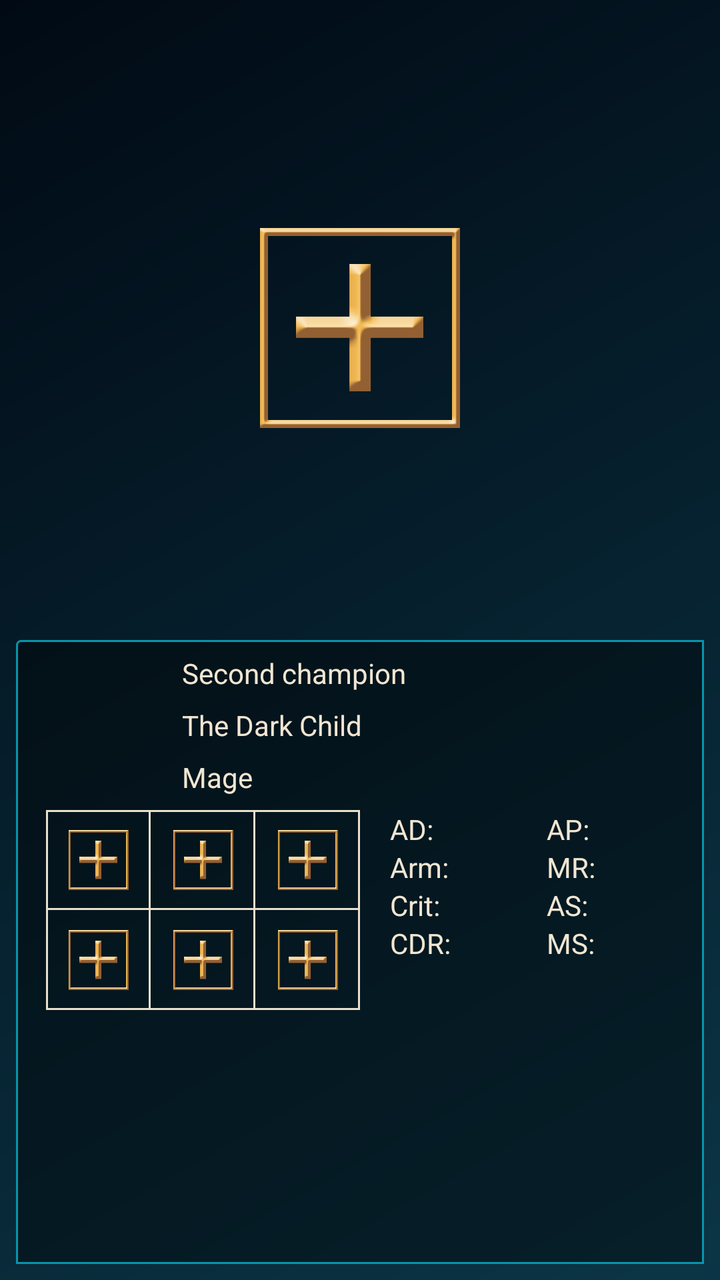
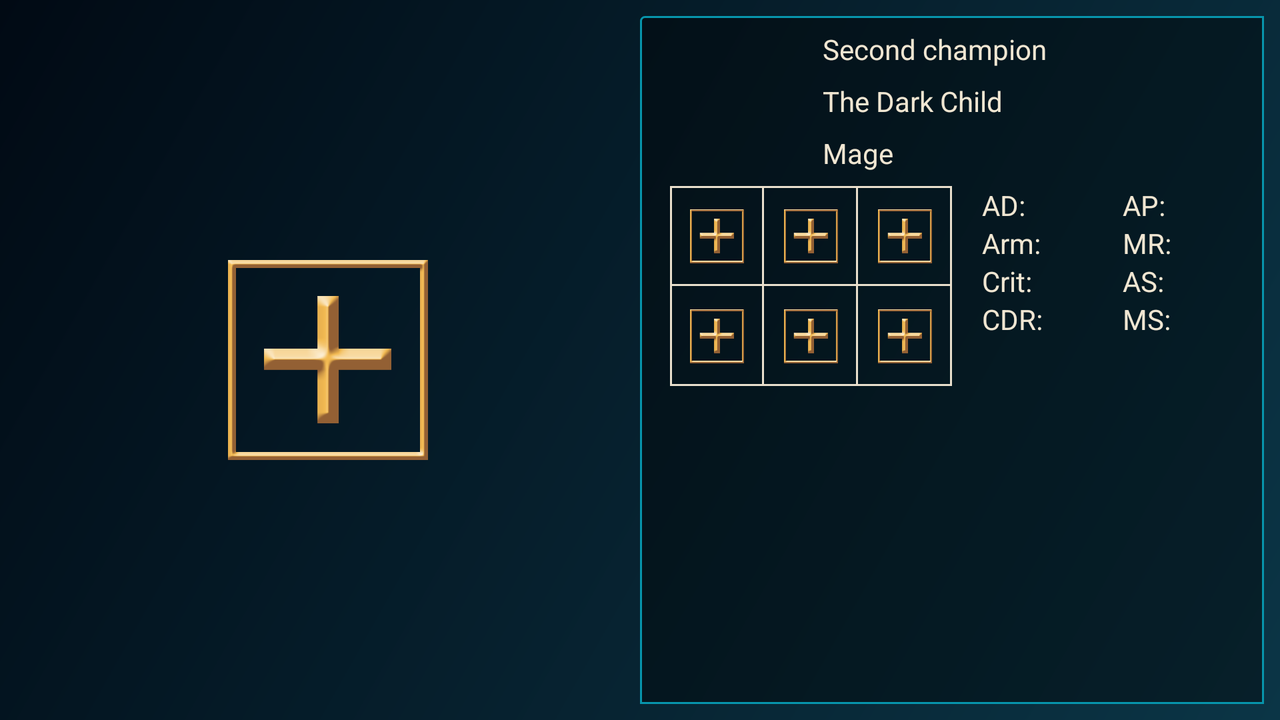

The same Android screen from two of the app's own layout files: first res/layout/ as a phone draws it, then the repository's variant for another configuration, drawn on a device whose configuration selects that folder. Both files follow.
<!-- AndroidManifest.xml: application theme MyMaterialTheme -->
<!-- res/layout/activity_constructor.xml -->
<?xml version="1.0" encoding="utf-8"?>
<RelativeLayout xmlns:android="http://schemas.android.com/apk/res/android"
    xmlns:tools="http://schemas.android.com/tools"
    android:id="@+id/activity_constructor"
    android:layout_width="match_parent"
    android:layout_height="match_parent"
    android:paddingBottom="@dimen/activity_vertical_margin"
    android:paddingLeft="@dimen/activity_horizontal_margin"
    android:paddingRight="@dimen/activity_horizontal_margin"
    android:paddingTop="@dimen/activity_vertical_margin"
    android:background="@drawable/background_gradient"
    tools:context="ua.com.vendetta8247.lollaner.ConstructorActivity">
    <LinearLayout
        android:layout_width="match_parent"
        android:layout_height="match_parent"
        android:orientation="vertical">
        <RelativeLayout
            android:id="@+id/firstChampionRelative"
            android:layout_width="match_parent"
            android:layout_height="0dp"
            android:layout_weight="1">
            <RelativeLayout
                android:layout_width="wrap_content"
                android:layout_height="wrap_content"
                android:id="@+id/placeholderPanel"
                android:layout_centerInParent="true">
            <ImageView
                android:layout_width="wrap_content"
                android:layout_height="wrap_content"
                android:id="@+id/addFirstChampionButton"
                android:maxWidth="100dp"
                android:maxHeight="100dp"
                android:src="@drawable/plus"
                android:adjustViewBounds="true"
                android:layout_centerInParent="true"/>
            </RelativeLayout>
        </RelativeLayout>
        <RelativeLayout
            android:id="@+id/secondChampionRelative"
            android:layout_width="match_parent"
            android:layout_height="0dp"
            android:layout_weight="1"
            android:background="@drawable/linear_outline">
            <ImageView
                android:layout_width="match_parent"
                android:layout_height="match_parent"
                android:src="@drawable/annie_splash"
                android:adjustViewBounds="true"
                android:scaleType="centerCrop"
                android:alpha="0.20"
                android:padding="1dp"
                />
            <LinearLayout
                android:layout_width="match_parent"
                android:layout_height="match_parent"
                android:orientation="vertical">
                <LinearLayout
                    android:layout_margin="7dp"
                    android:layout_width="match_parent"
                    android:layout_height="wrap_content"
                    android:orientation="horizontal">

                    <ImageView
                        android:layout_width="0dp"
                        android:layout_height="wrap_content"
                        android:id="@+id/secondChampionImage"
                        android:maxWidth="80dp"
                        android:layout_margin="2dp"
                        android:src="@drawable/aatrox"
                        android:adjustViewBounds="true"
                        android:layout_weight="1"/>

                    <LinearLayout
                        android:paddingLeft="7dp"
                        android:layout_width="0dp"
                        android:layout_height="wrap_content"
                        android:orientation="vertical"
                        android:layout_weight="4">
                        <LinearLayout
                            android:layout_width="match_parent"
                            android:layout_height="0dp"
                            android:orientation="horizontal"
                            android:gravity="bottom"
                            android:layout_weight="1">
                            <TextView
                                android:id="@+id/tvname"
                                android:layout_width="wrap_content"
                                android:layout_height="wrap_content"
                                android:text="Second champion"
                                android:textColor="@color/whiteMain"/>


                        </LinearLayout>
                        <TextView

                            android:paddingTop="7dp"
                            android:id="@+id/tvfullname"
                            android:layout_width="wrap_content"
                            android:layout_height="wrap_content"
                            android:text="The Dark Child"
                            android:textColor="@color/whiteMain"/>
                        <TextView
                            android:paddingTop="7dp"
                            android:id="@+id/tvrole"
                            android:layout_width="wrap_content"
                            android:gravity="end"
                            android:layout_height="wrap_content"
                            android:text="Mage"
                            android:textColor="@color/whiteMain"/>

                        <LinearLayout
                            android:layout_width="match_parent"
                            android:layout_height="0dp"
                            android:orientation="horizontal"
                            android:gravity="bottom"
                            android:layout_weight="1">

                        </LinearLayout>
                    </LinearLayout>

                </LinearLayout>

                <LinearLayout
                    android:layout_width="match_parent"
                    android:layout_height="wrap_content">
                <TableLayout

                    android:layout_marginLeft="15dp"
                    android:layout_marginRight="15dp"
                    android:background="@drawable/table_outline_main"
                    android:layout_width="0dp"
                    android:layout_height="wrap_content"
                    android:layout_weight="3">

                    <TableRow
                        android:layout_width="match_parent">
                        <ImageView
                            android:padding="10dp"
                            android:layout_weight="1"
                            android:layout_width="50dp" android:layout_height="50dp"
                            android:adjustViewBounds="true"
                            android:src="@drawable/plus"
                            android:background="@drawable/table_outline_bottom"/>
                        <ImageView android:src="@drawable/plus"
                            android:layout_weight="1"
                            android:padding="10dp"
                            android:layout_width="50dp" android:layout_height="50dp"
                            android:adjustViewBounds="true"
                            android:background="@drawable/table_outline_bottom"/>
                        <ImageView android:src="@drawable/plus"
                            android:layout_weight="1"
                            android:padding="10dp"
                            android:layout_width="50dp" android:layout_height="50dp"
                            android:adjustViewBounds="true"
                            android:background="@drawable/table_outline_only_bottom"/>

                    </TableRow>
                    <TableRow
                        android:layout_width="match_parent">
                        <ImageView
                            android:padding="10dp"
                            android:layout_weight="1"
                            android:layout_width="50dp" android:layout_height="50dp"
                            android:adjustViewBounds="true"
                            android:src="@drawable/plus"
                            android:background="@drawable/table_outline"/>
                        <ImageView android:src="@drawable/plus"
                            android:layout_weight="1"
                            android:padding="10dp"
                            android:layout_width="50dp" android:layout_height="50dp"
                            android:adjustViewBounds="true"
                            android:background="@drawable/table_outline"/>
                        <ImageView android:src="@drawable/plus"
                            android:layout_weight="1"
                            android:padding="10dp"
                            android:layout_width="50dp" android:layout_height="50dp"
                            android:adjustViewBounds="true"
                            />

                    </TableRow>

                </TableLayout>
                    <TableLayout
                        android:layout_width="0dp"
                        android:layout_height="wrap_content"
                        android:layout_weight="3">

                        <TableRow
                        android:layout_width="match_parent">
                            <TextView
                                android:id="@+id/textViewAD"
                                android:layout_width="0dp"
                                android:gravity="start"
                                android:layout_weight="1"
                                android:layout_height="wrap_content"
                                android:text="AD: "
                                android:textColor="@color/whiteMain"/>
                            <TextView
                                android:id="@+id/textViewAP"
                                android:layout_weight="1"
                                android:layout_width="0dp"
                                android:gravity="start"
                                android:layout_height="wrap_content"
                                android:text="AP: "
                                android:textColor="@color/whiteMain"/>
                        </TableRow>
                        <TableRow
                            android:layout_width="match_parent">
                            <TextView
                                android:id="@+id/textViewArmor"
                                android:layout_width="0dp"
                                android:gravity="start"
                                android:layout_weight="1"
                                android:layout_height="wrap_content"
                                android:text="Arm: "
                                android:textColor="@color/whiteMain"/>
                            <TextView
                                android:id="@+id/textViewMR"
                                android:layout_weight="1"
                                android:layout_width="0dp"
                                android:gravity="start"
                                android:layout_height="wrap_content"
                                android:text="MR: "
                                android:textColor="@color/whiteMain"/>
                        </TableRow>

                        <TableRow
                            android:layout_width="match_parent">
                            <TextView
                                android:id="@+id/textViewCrit"
                                android:layout_width="0dp"
                                android:gravity="start"
                                android:layout_weight="1"
                                android:layout_height="wrap_content"
                                android:text="Crit: "
                                android:textColor="@color/whiteMain"/>
                            <TextView
                                android:id="@+id/textViewAS"
                                android:layout_weight="1"
                                android:layout_width="0dp"
                                android:gravity="start"
                                android:layout_height="wrap_content"
                                android:text="AS: "
                                android:textColor="@color/whiteMain"/>
                        </TableRow>

                        <TableRow
                            android:layout_width="match_parent">
                            <TextView
                                android:id="@+id/textViewCDR"
                                android:layout_width="0dp"
                                android:gravity="start"
                                android:layout_weight="1"
                                android:layout_height="wrap_content"
                                android:text="CDR: "
                                android:textColor="@color/whiteMain"/>
                            <TextView
                                android:id="@+id/textViewMS"
                                android:layout_weight="1"
                                android:layout_width="0dp"
                                android:gravity="start"
                                android:layout_height="wrap_content"
                                android:text="MS: "
                                android:textColor="@color/whiteMain"/>
                        </TableRow>

                    </TableLayout>
                </LinearLayout>

            </LinearLayout>
        </RelativeLayout>

    </LinearLayout>
</RelativeLayout>
<!-- resources referenced by this layout -->
<resources>
  <color name="whiteMain">#f0e6d2</color>
  <dimen name="activity_horizontal_margin">8dp</dimen>
  <dimen name="activity_vertical_margin">8dp</dimen>
  <!-- drawable background_gradient (drawable) -->
  <?xml version="1.0" encoding="utf-8"?>
  <shape xmlns:android="http://schemas.android.com/apk/res/android"
      android:shape="rectangle">
      <gradient
          android:angle="315"
          android:startColor="#010a14"
          android:endColor="#0B3546"
          android:type="linear"/>
  </shape>
  <!-- drawable linear_outline (drawable) -->
  <shape xmlns:android="http://schemas.android.com/apk/res/android"
      android:shape="rectangle">
      <solid
          android:color="#66000000"
          />
      <corners
          android:radius="2dp"
          android:topRightRadius="0dp"
          android:bottomRightRadius="0dp"
          android:bottomLeftRadius="0dp" />
      <stroke
          android:width="1dp"
          android:color="@color/blueSec2" />
  </shape>
  <!-- drawable plus: png bitmap (drawable, 12987 bytes) -->
  <!-- drawable table_outline (drawable) -->
  <?xml version="1.0" encoding="utf-8"?>
  <layer-list xmlns:android="http://schemas.android.com/apk/res/android">
      <item android:bottom="-3dp" android:top="-3dp" android:left="-3dp">
  <shape>
  <stroke
      android:width="1dp"
      android:color="@color/whiteSec"
      />
  </shape></item>
  </layer-list>
  <!-- drawable table_outline_bottom (drawable) -->
  <?xml version="1.0" encoding="utf-8"?>
  <layer-list xmlns:android="http://schemas.android.com/apk/res/android">
      <item android:top="-3dp" android:left="-3dp">
  <shape>
  <stroke
      android:width="1dp"
      android:color="@color/whiteSec"
      />
  </shape></item>
  </layer-list>
  <!-- drawable table_outline_main (drawable) -->
  <?xml version="1.0" encoding="utf-8"?>
  <layer-list xmlns:android="http://schemas.android.com/apk/res/android">
      <item>
  <shape>
  <stroke
      android:width="1dp"
      android:color="@color/whiteSec"
      />
  </shape></item>
  </layer-list>
  <!-- drawable table_outline_only_bottom (drawable) -->
  <?xml version="1.0" encoding="utf-8"?>
  <layer-list xmlns:android="http://schemas.android.com/apk/res/android">
      <item android:top="-3dp" android:left="-3dp" android:right="-3dp">
  <shape>
  <stroke
      android:width="1dp"
      android:color="@color/whiteSec"
      />
  </shape></item>
  </layer-list>
  <style name="MyMaterialTheme" parent="MyMaterialTheme.Base">
  
      </style>
  <color name="blueSec2">#0795ac</color>
  <color name="whiteSec">#eae0cd</color>
  <style name="MyMaterialTheme.Base" parent="Theme.AppCompat.Light.DarkActionBar">
          <item name="windowNoTitle">true</item>
          <item name="windowActionBar">false</item>
          <item name="colorPrimary">@color/colorPrimary</item>
          <item name="colorPrimaryDark">@color/colorPrimaryDark</item>
          <item name="colorAccent">@color/colorAccent</item>
      </style>
  <color name="colorPrimary">#2e3136</color>
  <color name="colorPrimaryDark">#010a14</color>
  <color name="colorAccent">#eae0cd</color>
</resources>
<!-- res/layout-land/activity_constructor.xml (the repository's variant of the layout above) -->
<!-- drawn on the phone turned sideways -->
<?xml version="1.0" encoding="utf-8"?>
<RelativeLayout xmlns:android="http://schemas.android.com/apk/res/android"
    xmlns:tools="http://schemas.android.com/tools"
    android:id="@+id/activity_constructor"
    android:layout_width="match_parent"
    android:layout_height="match_parent"
    android:paddingBottom="@dimen/activity_vertical_margin"
    android:paddingLeft="@dimen/activity_horizontal_margin"
    android:paddingRight="@dimen/activity_horizontal_margin"
    android:paddingTop="@dimen/activity_vertical_margin"
    android:background="@drawable/background_gradient"
    tools:context="ua.com.vendetta8247.lollaner.ConstructorActivity">
    <LinearLayout
        android:layout_width="match_parent"
        android:layout_height="match_parent"
        android:orientation="horizontal">
        <RelativeLayout
            android:id="@+id/firstChampionRelative"
            android:layout_width="0dp"
            android:layout_height="match_parent"
            android:layout_weight="1">
            <RelativeLayout
                android:layout_width="wrap_content"
                android:layout_height="wrap_content"
                android:id="@+id/placeholderPanel"
                android:layout_centerInParent="true">
                <ImageView
                    android:layout_width="wrap_content"
                    android:layout_height="wrap_content"
                    android:id="@+id/addFirstChampionButton"
                    android:maxWidth="100dp"
                    android:maxHeight="100dp"
                    android:src="@drawable/plus"
                    android:adjustViewBounds="true"
                    android:layout_centerInParent="true"/>
            </RelativeLayout>
        </RelativeLayout>
        <RelativeLayout
            android:layout_width="0dp"
            android:layout_height="match_parent"
            android:layout_weight="1"
            android:background="@drawable/linear_outline">
            <ImageView
                android:layout_width="match_parent"
                android:layout_height="match_parent"
                android:src="@drawable/annie_splash"
                android:adjustViewBounds="true"
                android:scaleType="centerCrop"
                android:alpha="0.20"
                android:padding="1dp"
                />
            <LinearLayout
                android:layout_width="match_parent"
                android:layout_height="match_parent"
                android:orientation="vertical">
                <LinearLayout
                    android:layout_margin="7dp"
                    android:layout_width="match_parent"
                    android:layout_height="wrap_content"
                    android:orientation="horizontal">

                    <ImageView
                        android:layout_width="0dp"
                        android:id="@+id/secondChampionImage"
                        android:layout_height="wrap_content"
                        android:layout_margin="2dp"
                        android:src="@drawable/aatrox"
                        android:adjustViewBounds="true"
                        android:layout_weight="1"/>

                    <LinearLayout
                        android:paddingLeft="7dp"
                        android:layout_width="0dp"
                        android:layout_height="wrap_content"
                        android:orientation="vertical"
                        android:layout_weight="3">
                        <LinearLayout
                            android:layout_width="match_parent"
                            android:layout_height="0dp"
                            android:orientation="horizontal"
                            android:gravity="bottom"
                            android:layout_weight="1">
                        <TextView
                            android:id="@+id/tvname"
                            android:layout_width="wrap_content"
                            android:layout_height="wrap_content"
                            android:text="Second champion"
                            android:textColor="@color/whiteMain"/>


                            </LinearLayout>
                        <TextView

                            android:paddingTop="7dp"
                            android:id="@+id/tvfullname"
                            android:layout_width="wrap_content"
                            android:layout_height="wrap_content"
                            android:text="The Dark Child"
                            android:textColor="@color/whiteMain"/>
                        <TextView
                            android:paddingTop="7dp"
                            android:id="@+id/tvrole"
                            android:layout_width="wrap_content"
                            android:gravity="end"
                            android:layout_height="wrap_content"
                            android:text="Mage"
                            android:textColor="@color/whiteMain"/>

                        <LinearLayout
                            android:layout_width="match_parent"
                            android:layout_height="0dp"
                            android:orientation="horizontal"
                            android:gravity="bottom"
                            android:layout_weight="1">

                        </LinearLayout>
                    </LinearLayout>

                </LinearLayout>

                <LinearLayout
                    android:layout_width="match_parent"
                    android:layout_height="wrap_content">
                    <TableLayout

                        android:layout_marginLeft="15dp"
                        android:layout_marginRight="15dp"
                        android:background="@drawable/table_outline_main"
                        android:layout_width="0dp"
                        android:layout_height="wrap_content"
                        android:layout_weight="3">

                        <TableRow
                            android:layout_width="match_parent">
                            <ImageView
                                android:padding="10dp"
                                android:layout_weight="1"
                                android:layout_width="50dp" android:layout_height="50dp"
                                android:adjustViewBounds="true"
                                android:src="@drawable/plus"
                                android:background="@drawable/table_outline_bottom"/>
                            <ImageView android:src="@drawable/plus"
                                android:layout_weight="1"
                                android:padding="10dp"
                                android:layout_width="50dp" android:layout_height="50dp"
                                android:adjustViewBounds="true"
                                android:background="@drawable/table_outline_bottom"/>
                            <ImageView android:src="@drawable/plus"
                                android:layout_weight="1"
                                android:padding="10dp"
                                android:layout_width="50dp" android:layout_height="50dp"
                                android:adjustViewBounds="true"
                                android:background="@drawable/table_outline_only_bottom"/>

                        </TableRow>
                        <TableRow
                            android:layout_width="match_parent">
                            <ImageView
                                android:padding="10dp"
                                android:layout_weight="1"
                                android:layout_width="50dp" android:layout_height="50dp"
                                android:adjustViewBounds="true"
                                android:src="@drawable/plus"
                                android:background="@drawable/table_outline"/>
                            <ImageView android:src="@drawable/plus"
                                android:layout_weight="1"
                                android:padding="10dp"
                                android:layout_width="50dp" android:layout_height="50dp"
                                android:adjustViewBounds="true"
                                android:background="@drawable/table_outline"/>
                            <ImageView android:src="@drawable/plus"
                                android:layout_weight="1"
                                android:padding="10dp"
                                android:layout_width="50dp" android:layout_height="50dp"
                                android:adjustViewBounds="true"
                                />

                        </TableRow>

                    </TableLayout>
                    <TableLayout
                        android:layout_width="0dp"
                        android:layout_height="wrap_content"
                        android:layout_weight="3">

                        <TableRow
                            android:layout_width="match_parent">
                            <TextView
                                android:id="@+id/textViewAD"
                                android:layout_width="0dp"
                                android:gravity="start"
                                android:layout_weight="1"
                                android:layout_height="wrap_content"
                                android:text="AD: "
                                android:textColor="@color/whiteMain"/>
                            <TextView
                                android:id="@+id/textViewAP"
                                android:layout_weight="1"
                                android:layout_width="0dp"
                                android:gravity="start"
                                android:layout_height="wrap_content"
                                android:text="AP: "
                                android:textColor="@color/whiteMain"/>
                        </TableRow>
                        <TableRow
                            android:layout_width="match_parent">
                            <TextView
                                android:id="@+id/textViewArmor"
                                android:layout_width="0dp"
                                android:gravity="start"
                                android:layout_weight="1"
                                android:layout_height="wrap_content"
                                android:text="Arm: "
                                android:textColor="@color/whiteMain"/>
                            <TextView
                                android:id="@+id/textViewMR"
                                android:layout_weight="1"
                                android:layout_width="0dp"
                                android:gravity="start"
                                android:layout_height="wrap_content"
                                android:text="MR: "
                                android:textColor="@color/whiteMain"/>
                        </TableRow>

                        <TableRow
                            android:layout_width="match_parent">
                            <TextView
                                android:id="@+id/textViewCrit"
                                android:layout_width="0dp"
                                android:gravity="start"
                                android:layout_weight="1"
                                android:layout_height="wrap_content"
                                android:text="Crit: "
                                android:textColor="@color/whiteMain"/>
                            <TextView
                                android:id="@+id/textViewAS"
                                android:layout_weight="1"
                                android:layout_width="0dp"
                                android:gravity="start"
                                android:layout_height="wrap_content"
                                android:text="AS: "
                                android:textColor="@color/whiteMain"/>
                        </TableRow>

                        <TableRow
                            android:layout_width="match_parent">
                            <TextView
                                android:id="@+id/textViewCDR"
                                android:layout_width="0dp"
                                android:gravity="start"
                                android:layout_weight="1"
                                android:layout_height="wrap_content"
                                android:text="CDR: "
                                android:textColor="@color/whiteMain"/>
                            <TextView
                                android:id="@+id/textViewMS"
                                android:layout_weight="1"
                                android:layout_width="0dp"
                                android:gravity="start"
                                android:layout_height="wrap_content"
                                android:text="MS: "
                                android:textColor="@color/whiteMain"/>
                        </TableRow>

                    </TableLayout>
                </LinearLayout>
            </LinearLayout>
        </RelativeLayout>

    </LinearLayout>
</RelativeLayout>
